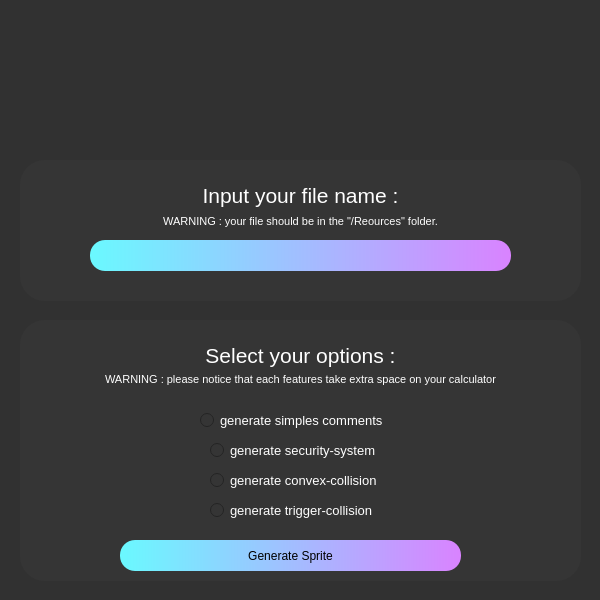
<?xml version="1.0" encoding="UTF-8"?>
<ui version="4.0">
 <class>window</class>
 <widget class="QMainWindow" name="window">
  <property name="geometry">
   <rect>
    <x>0</x>
    <y>0</y>
    <width>600</width>
    <height>600</height>
   </rect>
  </property>
  <property name="minimumSize">
   <size>
    <width>600</width>
    <height>600</height>
   </size>
  </property>
  <property name="maximumSize">
   <size>
    <width>600</width>
    <height>600</height>
   </size>
  </property>
  <property name="windowTitle">
   <string>TITAN / mainpanel</string>
  </property>
  <property name="styleSheet">
   <string notr="true">background-color: rgb(49, 49, 49);</string>
  </property>
  <widget class="QWidget" name="mainWin">
   <widget class="QWidget" name="Logo" native="true">
    <property name="geometry">
     <rect>
      <x>40</x>
      <y>10</y>
      <width>524</width>
      <height>111</height>
     </rect>
    </property>
    <property name="styleSheet">
     <string notr="true">background-image: url(:/Logo/LogoWhite.png);</string>
    </property>
   </widget>
   <widget class="QLineEdit" name="FileValue">
    <property name="geometry">
     <rect>
      <x>90</x>
      <y>240</y>
      <width>421</width>
      <height>31</height>
     </rect>
    </property>
    <property name="font">
     <font>
      <family>Segoe UI</family>
      <pointsize>10</pointsize>
     </font>
    </property>
    <property name="cursor">
     <cursorShape>IBeamCursor</cursorShape>
    </property>
    <property name="styleSheet">
     <string notr="true">border-style: none;
border-radius:15px;

background-color: qlineargradient(spread:pad, x1:0, y1:0, x2:1, y2:0, stop:0 rgba(106, 249, 255, 255), stop:1 rgba(217, 131, 255, 255));</string>
    </property>
    <property name="text">
     <string/>
    </property>
    <property name="alignment">
     <set>Qt::AlignCenter</set>
    </property>
    <property name="placeholderText">
     <string/>
    </property>
    <property name="cursorMoveStyle">
     <enum>Qt::LogicalMoveStyle</enum>
    </property>
   </widget>
   <widget class="QLabel" name="FileTitle">
    <property name="geometry">
     <rect>
      <x>30</x>
      <y>180</y>
      <width>541</width>
      <height>31</height>
     </rect>
    </property>
    <property name="font">
     <font>
      <family>Segoe UI</family>
      <pointsize>16</pointsize>
      <weight>50</weight>
      <bold>false</bold>
     </font>
    </property>
    <property name="cursor">
     <cursorShape>ArrowCursor</cursorShape>
    </property>
    <property name="focusPolicy">
     <enum>Qt::NoFocus</enum>
    </property>
    <property name="styleSheet">
     <string notr="true">color: rgb(255, 255, 255);
background-color: rgb(53, 53, 53);</string>
    </property>
    <property name="text">
     <string>Input your file name :</string>
    </property>
    <property name="textFormat">
     <enum>Qt::RichText</enum>
    </property>
    <property name="alignment">
     <set>Qt::AlignCenter</set>
    </property>
    <property name="wordWrap">
     <bool>false</bool>
    </property>
   </widget>
   <widget class="QLabel" name="FileDescription">
    <property name="geometry">
     <rect>
      <x>30</x>
      <y>212</y>
      <width>541</width>
      <height>20</height>
     </rect>
    </property>
    <property name="font">
     <font>
      <family>Segoe UI</family>
      <pointsize>8</pointsize>
      <weight>50</weight>
      <bold>false</bold>
     </font>
    </property>
    <property name="cursor">
     <cursorShape>ArrowCursor</cursorShape>
    </property>
    <property name="focusPolicy">
     <enum>Qt::NoFocus</enum>
    </property>
    <property name="styleSheet">
     <string notr="true">color: rgb(255, 255, 255);
background-color: rgb(53, 53, 53);</string>
    </property>
    <property name="text">
     <string>WARNING : your file should be in the &quot;/Reources&quot; folder.</string>
    </property>
    <property name="textFormat">
     <enum>Qt::RichText</enum>
    </property>
    <property name="alignment">
     <set>Qt::AlignCenter</set>
    </property>
    <property name="wordWrap">
     <bool>false</bool>
    </property>
   </widget>
   <widget class="QWidget" name="Frame" native="true">
    <property name="geometry">
     <rect>
      <x>20</x>
      <y>160</y>
      <width>561</width>
      <height>141</height>
     </rect>
    </property>
    <property name="styleSheet">
     <string notr="true">background-color: rgb(53, 53, 53);
border-radius: 25px;</string>
    </property>
   </widget>
   <widget class="QWidget" name="Frame2" native="true">
    <property name="geometry">
     <rect>
      <x>20</x>
      <y>320</y>
      <width>561</width>
      <height>261</height>
     </rect>
    </property>
    <property name="styleSheet">
     <string notr="true">background-color: rgb(53, 53, 53);
border-radius: 25px;</string>
    </property>
    <widget class="QLabel" name="OptionsTitle">
     <property name="geometry">
      <rect>
       <x>10</x>
       <y>20</y>
       <width>541</width>
       <height>31</height>
      </rect>
     </property>
     <property name="font">
      <font>
       <family>Segoe UI</family>
       <pointsize>16</pointsize>
       <weight>50</weight>
       <bold>false</bold>
      </font>
     </property>
     <property name="cursor">
      <cursorShape>ArrowCursor</cursorShape>
     </property>
     <property name="focusPolicy">
      <enum>Qt::NoFocus</enum>
     </property>
     <property name="styleSheet">
      <string notr="true">color: rgb(255, 255, 255);
background-color: rgb(53, 53, 53);</string>
     </property>
     <property name="text">
      <string>Select your options :</string>
     </property>
     <property name="textFormat">
      <enum>Qt::RichText</enum>
     </property>
     <property name="alignment">
      <set>Qt::AlignCenter</set>
     </property>
     <property name="wordWrap">
      <bool>false</bool>
     </property>
    </widget>
    <widget class="QLabel" name="OptionsDescription">
     <property name="geometry">
      <rect>
       <x>10</x>
       <y>50</y>
       <width>541</width>
       <height>20</height>
      </rect>
     </property>
     <property name="font">
      <font>
       <family>Segoe UI</family>
       <pointsize>8</pointsize>
       <weight>50</weight>
       <bold>false</bold>
      </font>
     </property>
     <property name="cursor">
      <cursorShape>ArrowCursor</cursorShape>
     </property>
     <property name="focusPolicy">
      <enum>Qt::NoFocus</enum>
     </property>
     <property name="styleSheet">
      <string notr="true">color: rgb(255, 255, 255);
background-color: rgb(53, 53, 53);</string>
     </property>
     <property name="text">
      <string>WARNING : please notice that each features take extra space on your calculator</string>
     </property>
     <property name="textFormat">
      <enum>Qt::RichText</enum>
     </property>
     <property name="alignment">
      <set>Qt::AlignCenter</set>
     </property>
     <property name="wordWrap">
      <bool>false</bool>
     </property>
    </widget>
    <widget class="QRadioButton" name="comments">
     <property name="geometry">
      <rect>
       <x>180</x>
       <y>90</y>
       <width>191</width>
       <height>21</height>
      </rect>
     </property>
     <property name="font">
      <font>
       <family>MS Shell Dlg 2</family>
       <pointsize>10</pointsize>
      </font>
     </property>
     <property name="contextMenuPolicy">
      <enum>Qt::NoContextMenu</enum>
     </property>
     <property name="layoutDirection">
      <enum>Qt::LeftToRight</enum>
     </property>
     <property name="autoFillBackground">
      <bool>false</bool>
     </property>
     <property name="styleSheet">
      <string notr="true">color: rgb(255, 255, 255);</string>
     </property>
     <property name="text">
      <string>generate simples comments</string>
     </property>
     <property name="iconSize">
      <size>
       <width>64</width>
       <height>64</height>
      </size>
     </property>
     <property name="autoExclusive">
      <bool>false</bool>
     </property>
    </widget>
    <widget class="QRadioButton" name="security">
     <property name="geometry">
      <rect>
       <x>190</x>
       <y>120</y>
       <width>171</width>
       <height>21</height>
      </rect>
     </property>
     <property name="font">
      <font>
       <family>MS Shell Dlg 2</family>
       <pointsize>10</pointsize>
      </font>
     </property>
     <property name="contextMenuPolicy">
      <enum>Qt::NoContextMenu</enum>
     </property>
     <property name="layoutDirection">
      <enum>Qt::LeftToRight</enum>
     </property>
     <property name="autoFillBackground">
      <bool>false</bool>
     </property>
     <property name="styleSheet">
      <string notr="true">color: rgb(255, 255, 255);</string>
     </property>
     <property name="text">
      <string>generate security-system</string>
     </property>
     <property name="iconSize">
      <size>
       <width>64</width>
       <height>64</height>
      </size>
     </property>
     <property name="autoExclusive">
      <bool>false</bool>
     </property>
    </widget>
    <widget class="QRadioButton" name="convex">
     <property name="geometry">
      <rect>
       <x>190</x>
       <y>150</y>
       <width>171</width>
       <height>20</height>
      </rect>
     </property>
     <property name="font">
      <font>
       <family>MS Shell Dlg 2</family>
       <pointsize>10</pointsize>
      </font>
     </property>
     <property name="contextMenuPolicy">
      <enum>Qt::NoContextMenu</enum>
     </property>
     <property name="layoutDirection">
      <enum>Qt::LeftToRight</enum>
     </property>
     <property name="autoFillBackground">
      <bool>false</bool>
     </property>
     <property name="styleSheet">
      <string notr="true">color: rgb(255, 255, 255);</string>
     </property>
     <property name="text">
      <string>generate convex-collision</string>
     </property>
     <property name="iconSize">
      <size>
       <width>64</width>
       <height>64</height>
      </size>
     </property>
     <property name="autoExclusive">
      <bool>false</bool>
     </property>
    </widget>
    <widget class="QRadioButton" name="collision">
     <property name="geometry">
      <rect>
       <x>190</x>
       <y>180</y>
       <width>171</width>
       <height>21</height>
      </rect>
     </property>
     <property name="font">
      <font>
       <family>MS Shell Dlg 2</family>
       <pointsize>10</pointsize>
      </font>
     </property>
     <property name="contextMenuPolicy">
      <enum>Qt::NoContextMenu</enum>
     </property>
     <property name="layoutDirection">
      <enum>Qt::LeftToRight</enum>
     </property>
     <property name="autoFillBackground">
      <bool>false</bool>
     </property>
     <property name="styleSheet">
      <string notr="true">color: rgb(255, 255, 255);</string>
     </property>
     <property name="text">
      <string>generate trigger-collision</string>
     </property>
     <property name="iconSize">
      <size>
       <width>64</width>
       <height>64</height>
      </size>
     </property>
     <property name="autoExclusive">
      <bool>false</bool>
     </property>
    </widget>
    <widget class="QPushButton" name="GenerateButton">
     <property name="geometry">
      <rect>
       <x>100</x>
       <y>220</y>
       <width>341</width>
       <height>31</height>
      </rect>
     </property>
     <property name="styleSheet">
      <string notr="true">background-color: qlineargradient(spread:pad, x1:0, y1:0, x2:1, y2:0, stop:0 rgba(106, 249, 255, 255), stop:1 rgba(217, 131, 255, 255));
border-radius: 15px</string>
     </property>
     <property name="text">
      <string>Generate Sprite</string>
     </property>
    </widget>
   </widget>
   <zorder>Frame</zorder>
   <zorder>Logo</zorder>
   <zorder>FileValue</zorder>
   <zorder>FileTitle</zorder>
   <zorder>FileDescription</zorder>
   <zorder>Frame2</zorder>
  </widget>
 </widget>
 <resources>
  <include location="NumworksSpriteEngine/Grph/ResourcesFile.qrc"/>
 </resources>
 <connections/>
</ui>
